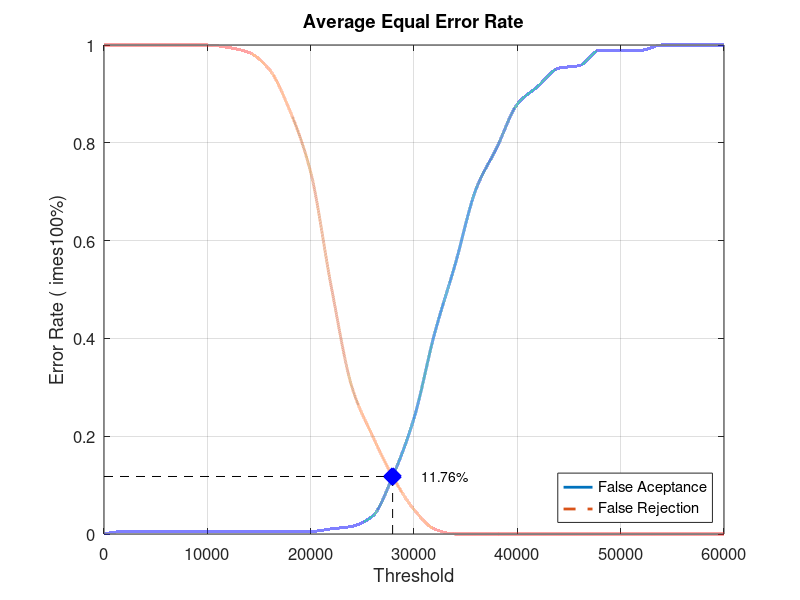
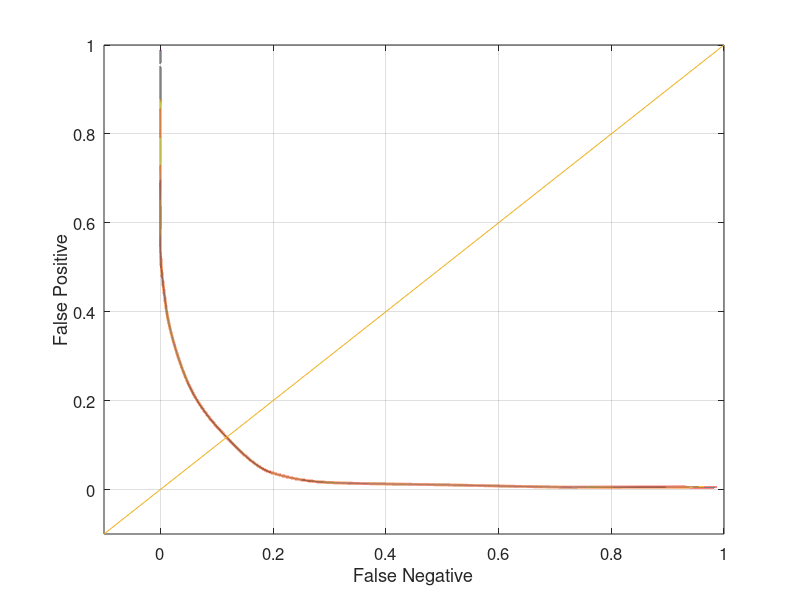

Source code (MATLAB) for these figures, in order:
close all;
clear;
clc;
x = 0:2000:60000;
xq = 0:0.5:60000;

y0 = [0 0.00526316 0.00526316 0.00526316 0.00526316 0.00526316 0.00526316 0.00526316 0.00526316 0.00526316 0.00526316 0.0105263 0.0157895 0.0368421 0.121053 0.236842 0.410526 0.552632 0.705263 0.789474 0.878947 0.915789 0.952632 0.957895 0.989474 0.989474 0.989474 1 1 1 1]
yy0 = interp1(x, y0, xq, 'pchip');
y1 = [1 1 1 1 1 1 0.995 0.985 0.95 0.865 0.74 0.505 0.3 0.2 0.115 0.05 0.01 0 0 0 0 0 0 0 0 0 0 0 0 0 0]
yy1 = interp1(x, y1, xq, 'pchip');

% Calculating EER: 
y2 = abs(y0 - y1);
find(y2 == min(y2))
yy2 = abs(yy0 - yy1);
xEER = find(yy2 == min(yy2));
xEERIndex = xq(xEER) % X-axis EER
yEER = yy0(xEER) % Y-axis EER

main = figure
plot(xq, yy0,'-','LineWidth', 2);	hold on
plot(xq, yy1,'--','LineWidth', 2);	hold on
plot([xEERIndex xEERIndex], [0 yEER], 'k--');	hold on
plot([0 xEERIndex], [yEER yEER], 'k--');	hold on
plot(xEERIndex, yEER, 'bx', 'LineWidth', 10);	hold on
text(xEERIndex + 10 * xEERIndex / 100, yEER, [num2str(round((10000 * yEER)) / 100) '%'])
legend('False Aceptance', 'False Rejection', 'Location', 'SouthEast')
xlabel('Threshold')
ylabel('Error Rate (	imes100%)')
title('Average Equal Error Rate')
set(gca, 'FontSize', 12)
axis([0 60000 0 1])
grid on

print(main, 'Database4_3Main', '-dpng');
FNRxFPR = figure('Color', [1 1 1]);
plot(yy1, yy0, '-', yy1, yy0, 'LineWidth', 2);
hold on
y = -0.1:0.1:1
plot(y, y); 
set(gca, 'FontSize', 12)
xlabel('False Negative')
ylabel('False Positive')
axis([-0.1 1 -0.1 1])
set(gca, 'FontSize', 12)
grid on

print(FNRxFPR, 'Database4_3FNRxFPR','-dpng');
